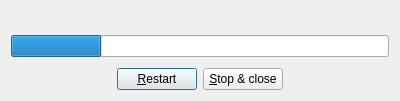
<?xml version="1.0" encoding="UTF-8"?>
<ui version="4.0">
 <class>PlayAudioDialog</class>
 <widget class="QDialog" name="PlayAudioDialog">
  <property name="geometry">
   <rect>
    <x>0</x>
    <y>0</y>
    <width>400</width>
    <height>101</height>
   </rect>
  </property>
  <property name="windowTitle">
   <string>Playing audio</string>
  </property>
  <layout class="QVBoxLayout" name="verticalLayout">
   <item>
    <spacer name="topSpacer">
     <property name="orientation">
      <enum>Qt::Vertical</enum>
     </property>
     <property name="sizeHint" stdset="0">
      <size>
       <width>20</width>
       <height>40</height>
      </size>
     </property>
    </spacer>
   </item>
   <item>
    <layout class="QHBoxLayout" name="labelsLayout">
     <item>
      <widget class="QLabel" name="positionLabel">
       <property name="text">
        <string/>
       </property>
       <property name="textFormat">
        <enum>Qt::PlainText</enum>
       </property>
      </widget>
     </item>
     <item>
      <widget class="QLabel" name="durationLabel">
       <property name="text">
        <string/>
       </property>
       <property name="textFormat">
        <enum>Qt::PlainText</enum>
       </property>
       <property name="alignment">
        <set>Qt::AlignRight|Qt::AlignTrailing|Qt::AlignVCenter</set>
       </property>
      </widget>
     </item>
    </layout>
   </item>
   <item>
    <widget class="QProgressBar" name="progressBar">
     <property name="value">
      <number>24</number>
     </property>
     <property name="textVisible">
      <bool>false</bool>
     </property>
    </widget>
   </item>
   <item>
    <spacer name="bottomSpacer">
     <property name="orientation">
      <enum>Qt::Vertical</enum>
     </property>
     <property name="sizeHint" stdset="0">
      <size>
       <width>20</width>
       <height>40</height>
      </size>
     </property>
    </spacer>
   </item>
   <item>
    <layout class="QHBoxLayout" name="buttonsLayout">
     <item>
      <spacer name="buttonsLeftSpacer">
       <property name="orientation">
        <enum>Qt::Horizontal</enum>
       </property>
       <property name="sizeHint" stdset="0">
        <size>
         <width>40</width>
         <height>20</height>
        </size>
       </property>
      </spacer>
     </item>
     <item>
      <widget class="QPushButton" name="restartButton">
       <property name="text">
        <string>&amp;Restart</string>
       </property>
      </widget>
     </item>
     <item>
      <widget class="QPushButton" name="closeButton">
       <property name="text">
        <string>&amp;Stop &amp;&amp; close</string>
       </property>
      </widget>
     </item>
     <item>
      <spacer name="buttonsRightSpacer">
       <property name="orientation">
        <enum>Qt::Horizontal</enum>
       </property>
       <property name="sizeHint" stdset="0">
        <size>
         <width>40</width>
         <height>20</height>
        </size>
       </property>
      </spacer>
     </item>
    </layout>
   </item>
  </layout>
 </widget>
 <resources/>
 <connections>
  <connection>
   <sender>closeButton</sender>
   <signal>clicked()</signal>
   <receiver>PlayAudioDialog</receiver>
   <slot>reject()</slot>
   <hints>
    <hint type="sourcelabel">
     <x>240</x>
     <y>80</y>
    </hint>
    <hint type="destinationlabel">
     <x>199</x>
     <y>50</y>
    </hint>
   </hints>
  </connection>
 </connections>
</ui>
